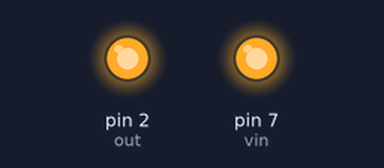
The sketch below on a simulated Arduino Uno, built with avr-gcc and run on an emulated ATmega328P. On the bench: output pins drawn as LEDs (lit = HIGH). What the sketch prints to the serial monitor is not drawn.

Above: at 0.1 s.
Timing chart, 0 to 1.6 s (numbered marks = the images above):
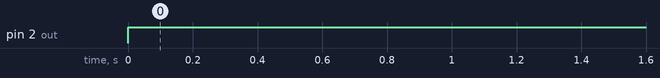

Measured:
- by itself, pin 2 (out): LOW → HIGH at 0.00 s

The sketch:

Reflectance_Sensor.ino
```cpp
const int vin = 7;
const int gnd = 4;
const int out = 2;

void setup(){
  pinMode(vin,OUTPUT);
  pinMode(gnd,OUTPUT);
  digitalWrite(vin,HIGH);
  Serial.begin(9600);
}
void loop(){
  int value = readQD();
  Serial.println(value);
}

int readQD(){
  pinMode(out,OUTPUT);
  digitalWrite(out,HIGH);
  delay(100);
  pinMode(out,INPUT);

  long time = micros();

  //time how long the input is HIGH, but quit after 3ms as nothing happens after that
  while (digitalRead(out) == HIGH && micros() - time < 3000);
  int diff = micros() - time;

  return diff;
}
```
